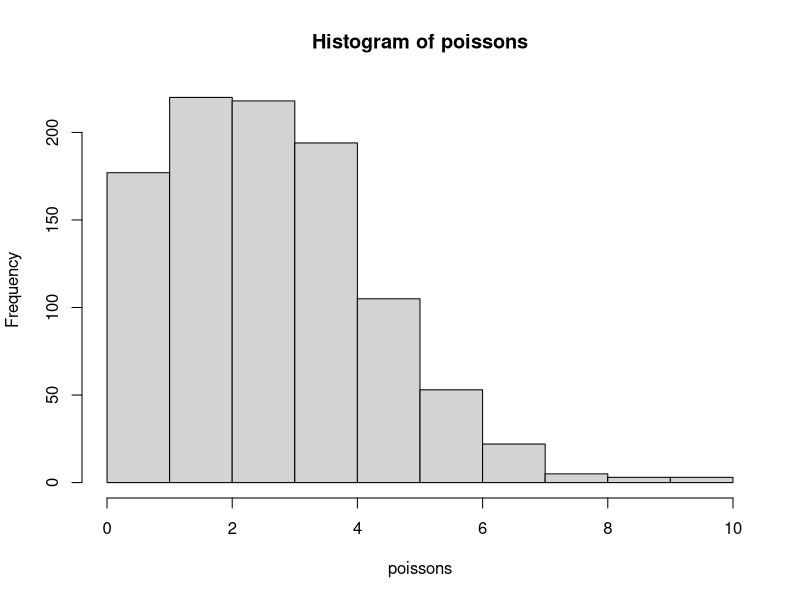
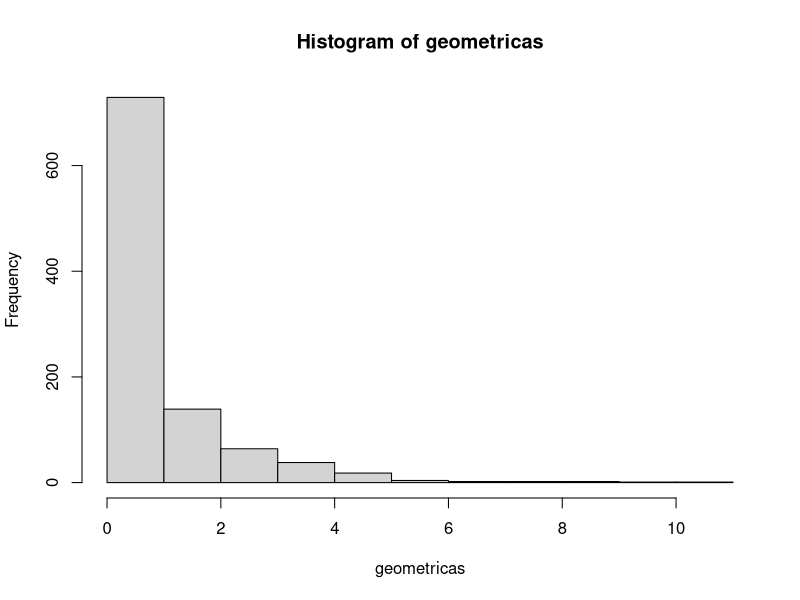
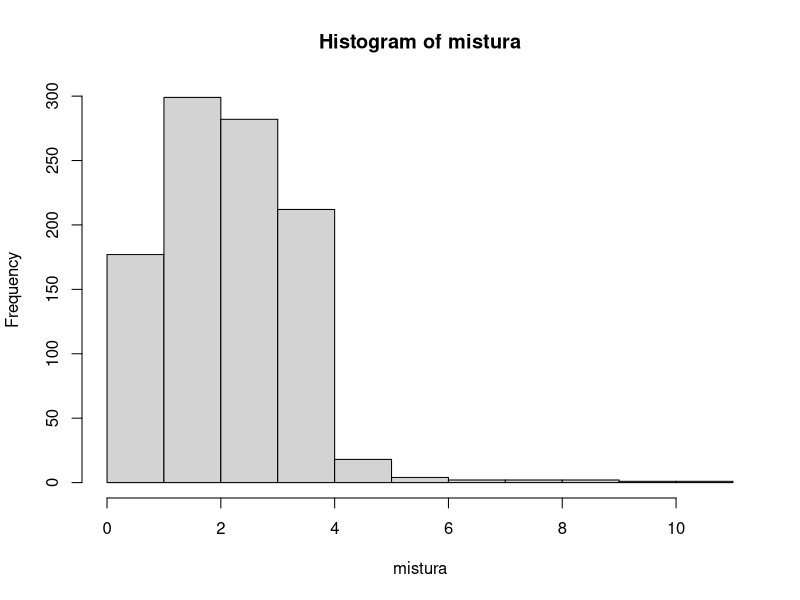

Recreate these plots in R, in order.
inversa_cdf_geometrica <- function(p, u) {
  # k = falhas antes do 1º sucesso
  k <- ceiling(log1p(-u) / log1p(-p)) - 1L
  as.integer(k)
}

inversa_cdf_poisson_recursiva <- function(lam, u) {
  k <- 0
  p <- exp(-lam)  # P(X=0)
  F_acm <- p  # Iniciamos com a probabilidade P(X=0)
  
  # Continuamos somando até que F >= u
  while (u > F_acm) {
    k <- k + 1
    p <- p * lam / k  # Atualiza a probabilidade recursivamente para o próximo valor
    F_acm <- F_acm + p
  }
  
  return(k)
}

gerar_X_que_eh_va_mistura <- function(alpha,u,X1,X2){ #0 < alpha < 1
    if (u<alpha){
        X_mistura <- X1
    } else{
        X_mistura <- X2
    }
    return (X_mistura)
}
u <- runif(1)
X1_poisson <- inversa_cdf_poisson_recursiva(5,u)
X1_poisson

X2_geometrica <- inversa_cdf_geometrica(0.2,u)
X2_geometrica

gerar_mistura <- function(alpha,u){
    if (u<alpha){
        X_mistura <- inversa_cdf_poisson_recursiva(3,u)
    } else{
        X_mistura <- inversa_cdf_geometrica(0.5,u)
    }
    return (X_mistura)
}
alpha = 0.8
X_de_mistura_gerado <- gerar_X_que_eh_va_mistura(alpha,u,X1_poisson,X2_geometrica)
X_de_mistura_gerado

help(sapply)
uniformes <- runif(1000)
uniformes

lam_poisson <- 3
poissons <- sapply(uniformes,inversa_cdf_poisson_recursiva,lam =lam_poisson)
poissons
hist(poissons)

p_de_geometrica <- 0.5 # 0<p<1
geometricas <- sapply(uniformes, inversa_cdf_geometrica, p = p_de_geometrica)
geometricas
hist(geometricas)

mistura <- sapply(uniformes,gerar_mistura,alpha = alpha)
mistura
hist(mistura)
